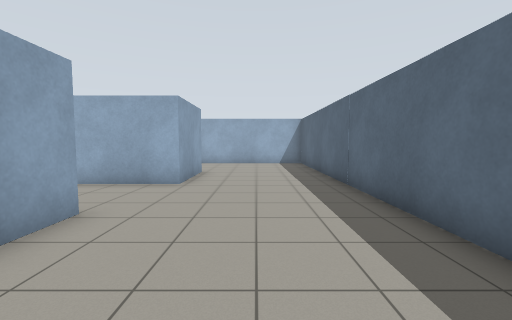
View 1 (above)

19 first-person views from a walk through a world built for the Gazebo simulator. The camera is 1.2 m above the floor, tilts 4° down and sees 90° across. The floor is counted in squares, 1 m on a side. Each view is taken from the middle of a square. On the plan, view 1 faces up. The plan holds only what a view shows up to about 12 squares ahead; the rest is blank.

View 2
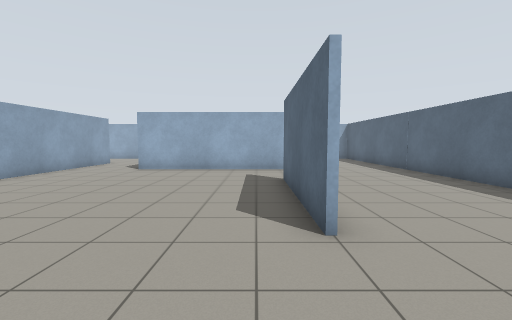

View 3
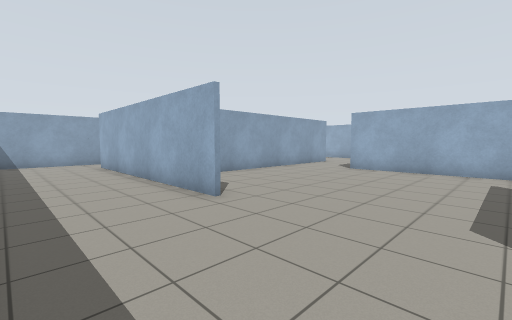

View 4
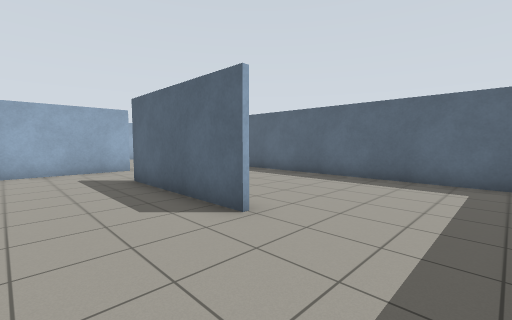

View 5
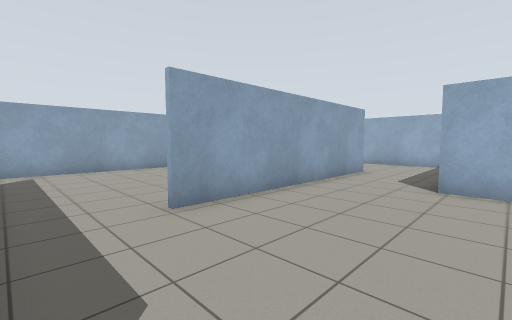

View 6
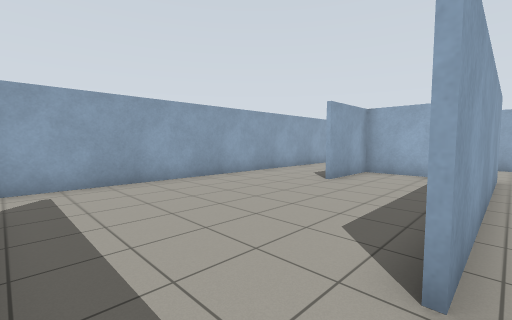

View 7
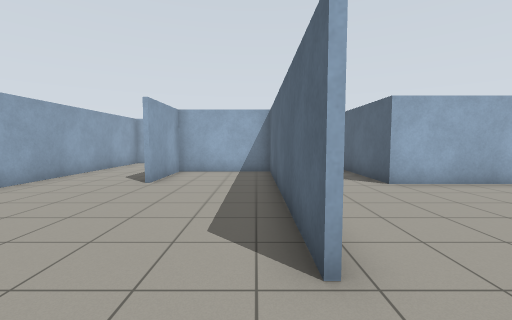

View 8
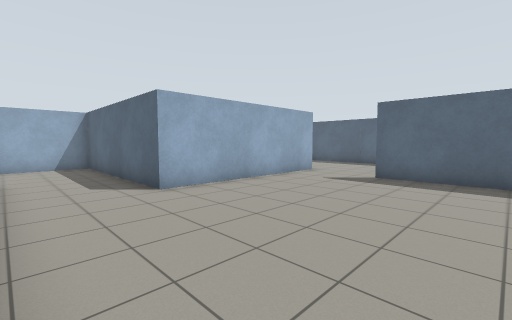

View 9
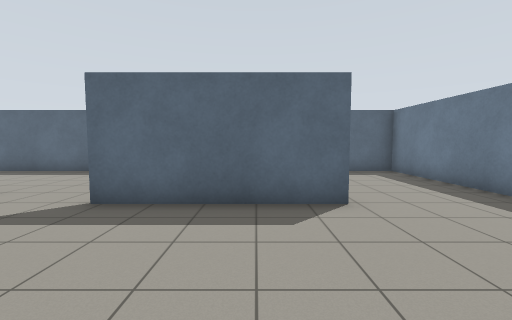

View 10
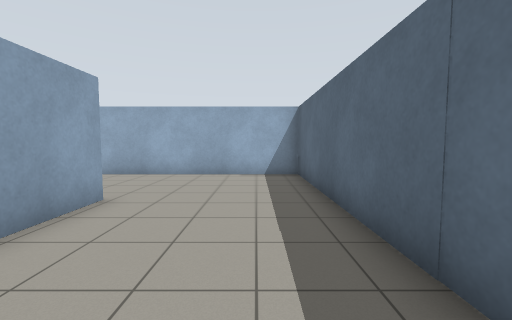

View 11
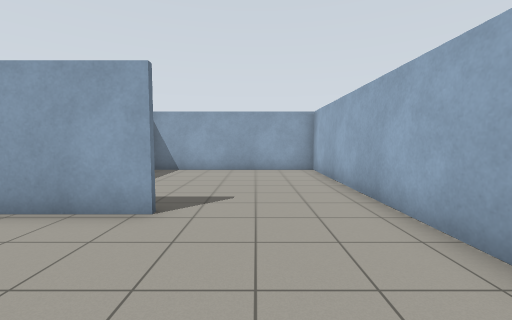

View 12
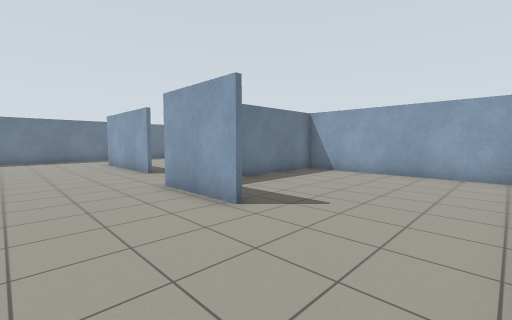

View 13
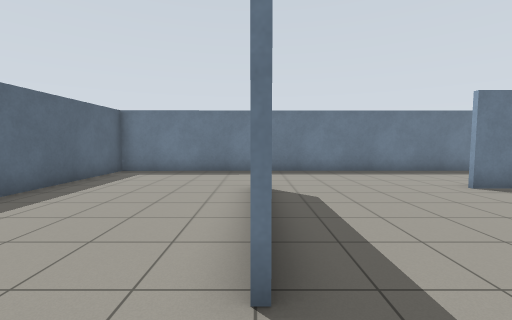

View 14
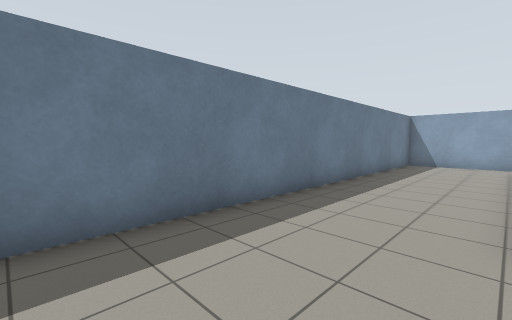

View 15
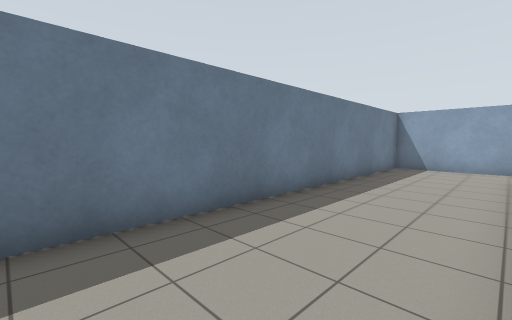

View 16
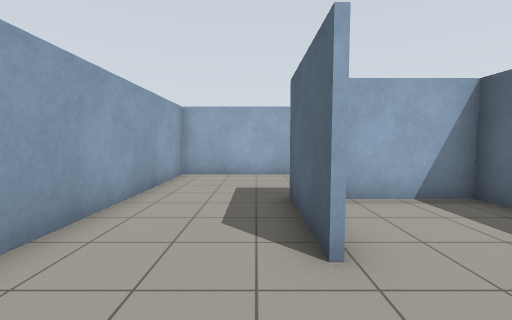

View 17
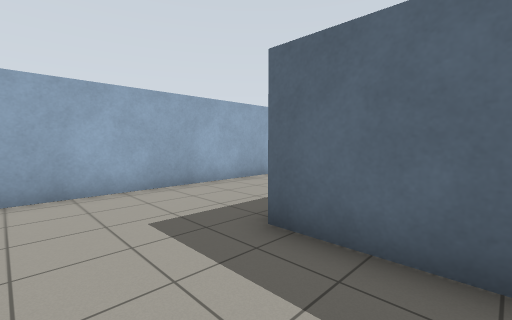

View 18
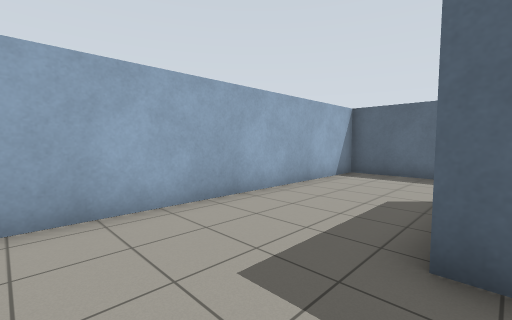

View 19
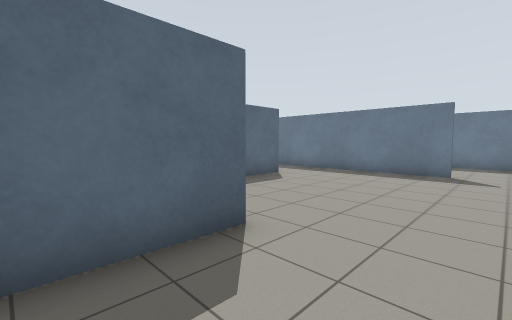

### Floor plan
Points are (right, up) in squares from view 1. A wall is a line through its corners. A room is listed if a view was taken in it or the views show most of it. See-through windows are left out.
Room 1 (views 1, 2, 3, 4, 5, 6, 7, 8, 9, 10, 11, 12, 13, 14, 15, 16, 17, 18, 19)
walls: (-3, 4.3) (-3, 0.9); (-12.4, 2.1) (-12.4, 10.3) (-16.1, 10.3) (-16.1, 7.4); (-8.5, -0.7) (-17.6, -0.7); (-9.6, -0.5) (-8.5, -0.5); (-12.3, 10.5) (-12.3, 2.1); (-3.1, -0.9) (-3.1, 4.3); (-2.2, 10.4) (-2.2, 7.3) (-9.2, 7.3) (-9.2, 14.5) (-19.7, 14.5) (-19.7, -4.7) (2.6, -4.6) (2.6, 14.5) (-9, 14.5) (-9, 7.4) (-4.9, 7.4); (-16.3, 7.4) (-16.3, 10.5); (-17.6, -0.5) (-12.5, -0.5)

Positions as (right, up) in squares from view 1, and headings:
1: (0, 0), facing up
2: (-4, -4), facing up
3: (-4, -4), facing up-left
4: (-6, -4), facing up-right
5: (-8, 0), facing up-left
6: (-12, 0), facing up-left
7: (-13, 0), facing up
8: (-12, 1), facing up-right
9: (-8, 1), facing right
10: (1, 5), facing up
11: (2, 12), facing left
12: (1, 14), facing down-left
13: (-3, 6), facing down
14: (-5, -1), facing down-left
15: (-7, -1), facing down-left
16: (-17, 5), facing up
17: (-19, 8), facing up-right
18: (-19, 10), facing up-right
19: (-19, 10), facing down-right
